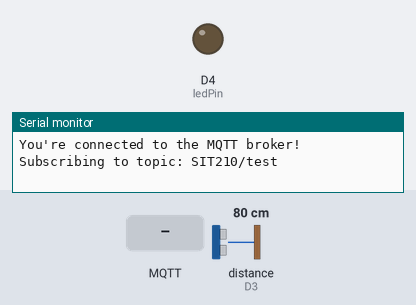
Recording of a sketch running on a simulated Arduino MKR. Parts: output pins drawn as LEDs (lit = HIGH), the last lines printed to the serial monitor. Wiring (inferred from the names in the program): ultrasonic range finder: trigger D2; echo D3. Dashed ring = blinking. The inputs (shaded band) are chosen by the test bench; at power-on: distance to the obstacle (sensor on D3) 80 cm. The echo pulse lasts 58.3 µs per cm; WiFi joins after 1.5 s; servers stay silent unless stated; no MQTT or app messages arrive unless stated; pins used as bus, display or sensor lines are not drawn.

Above: at 2.7 s.
2.8 s: MQTT message "Pat signal recorded!" arrives on the first subscribed topic
At 3.9 s:
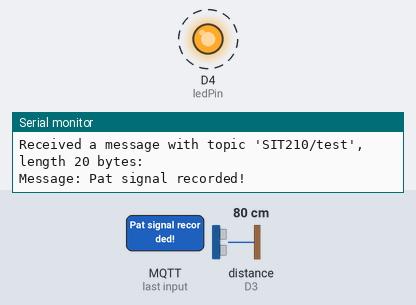
6.5 s: distance to the obstacle (sensor on D3) set to 33 cm
8.0 s: distance to the obstacle (sensor on D3) set to 28 cm
Timing chart, 0 to 11.0 s (numbered marks = the images above; inputs shaded):
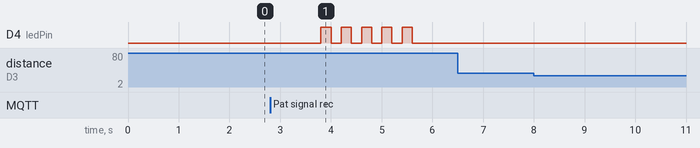

The sketch:

Task_3_3D_MQTT.ino
```cpp
#include <ArduinoMqttClient.h>
#include <WiFiNINA.h>

const char* ssid = "****";
const char* password = "****";

const int trigPin = 2;
const int echoPin = 3;
const int ledPin = 4;

WiFiClient wifiClient;
MqttClient mqttClient(wifiClient);

const char broker[] = "mqtt-dashboard.com";
const int port = 1883;
const char topic[] = "SIT210/test";

void setup() {
  Serial.begin(9600);
  pinMode(trigPin, OUTPUT);
  pinMode(echoPin, INPUT);
  pinMode(ledPin, OUTPUT);

  while (!Serial) {}

  Serial.print("Attempting to connect to SSID: ");
  Serial.println(ssid);

  while (WiFi.begin(ssid, password) != WL_CONNECTED) {
    Serial.print(".");
    delay(5000);
  }

  Serial.println("You're connected to the network");
  Serial.println();

  Serial.print("Attempting to connect to the MQTT broker: ");
  Serial.println(broker);

  if (!mqttClient.connect(broker, port)) {
    Serial.print("MQTT connection failed! Error code = ");
    Serial.println(mqttClient.connectError());
    while (1);
  }

  Serial.println("You're connected to the MQTT broker!");
  Serial.println();

  mqttClient.onMessage(onMqttMessage);

  Serial.print("Subscribing to topic: ");
  Serial.println(topic);
  Serial.println();

  mqttClient.subscribe(topic);
}

void loop() {
  mqttClient.poll();

  unsigned long currentMillis = millis();

  if (currentMillis % 2000 == 0) {
    publishMessage();
  }
}

//Writing Message for HiveMQ
//Defining the difference between Pat/Wave signals
void publishMessage() {
  digitalWrite(trigPin, LOW);
  delayMicroseconds(2);
  digitalWrite(trigPin, HIGH);
  delayMicroseconds(10);
  digitalWrite(trigPin, LOW);

  float duration = pulseIn(echoPin, HIGH);
  float distance = (duration * 0.0343) / 2; //cm

  Serial.print("Distance: ");
  Serial.println(distance);

  if (distance < 10) {
    publish("Pat signal recorded!");
  } else if (distance >= 10 && distance <= 30) {
    publish("Wave signal recorded!");
  }
}

//Sending message on HiveMQ
void publish(const char* message) {
  Serial.print("Sending message to topic: ");
  Serial.println(topic);

  mqttClient.beginMessage(topic);
  mqttClient.print(message);
  mqttClient.endMessage();
  delay(1000);
}


//for output on Serial Monitor + blinking mechanism
void onMqttMessage(int messageSize) {
  Serial.print("Received a message with topic '");
  Serial.print(mqttClient.messageTopic());
  Serial.print("', length ");
  Serial.print(messageSize);
  Serial.println(" bytes:");

  String message = mqttClient.readString();
  Serial.print("Message: ");
  Serial.println(message);
  Serial.println();

  if (message == "Wave signal recorded!") {
    flashLED(3, 300); //"Wave" signals flashes 3 times at a slower rate
  } else if (message == "Pat signal recorded!") {
    flashLED(5, 200); //"Pat" signals flashes 5 times at a faster rate
  }
}

//Loop function for flashing LED
void flashLED(int flashes, int delayTime) {
  for (int i = 0; i < flashes; i++) {
    digitalWrite(ledPin, HIGH);
    delay(delayTime);
    digitalWrite(ledPin, LOW);
    delay(delayTime);
  }
}
```

Measured:
- after the input at 2.8 s, D4 (ledPin): alternates HIGH for 0.20 s and LOW for 0.20 s, 10 changes in all, then stays LOW, starting after 1.0 s
- after the input at 6.5 s, every drawn part: stays the same
